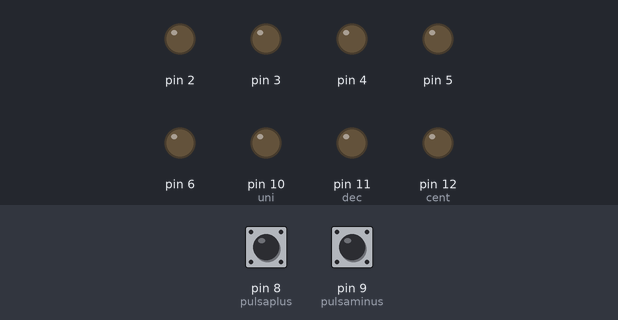
Simulated run of this sketch. Board: Arduino Uno, built with avr-gcc and run on an emulated ATmega328P. Parts: output pins drawn as LEDs (lit = HIGH). Dashed ring = blinking. The test bench sets the inputs (shaded band); at power-on: pin 8 (pulsaplus) LOW, pin 9 (pulsaminus) LOW.

Above: at 1.2 s.
1.3 s: pin 8 (pulsaplus) pulled HIGH for 1 s
At 3.6 s:
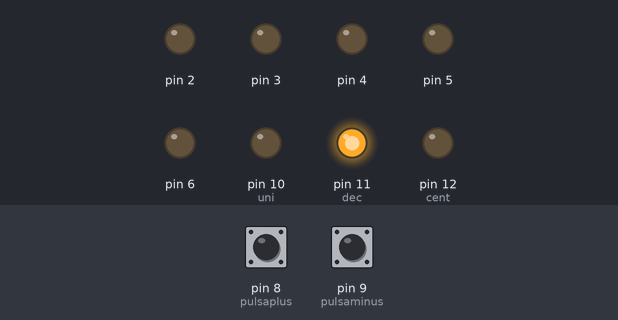
4.3 s: pin 8 (pulsaplus) pulled HIGH for 0.15 s
At 4.4 s:
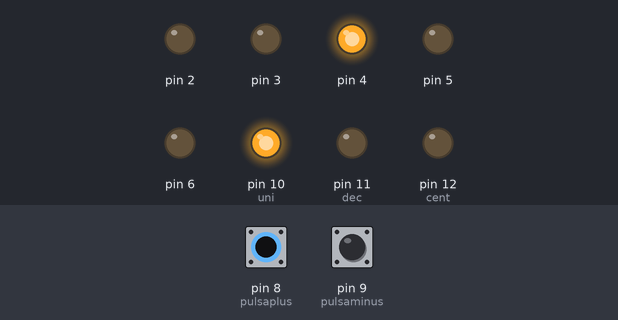
6.0 s: pin 9 (pulsaminus) pulled HIGH for 3.2 s
At 6.1 s:
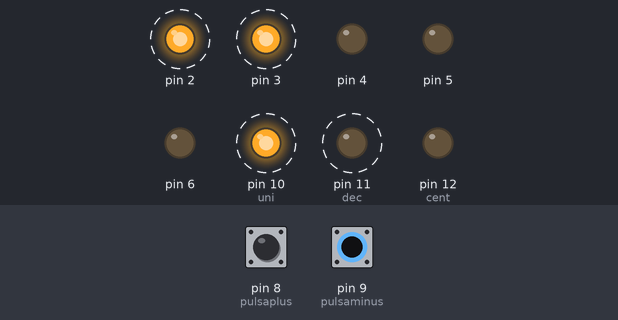
10.7 s: pin 8 (pulsaplus) pulled HIGH for 3.2 s
At 12.4 s:
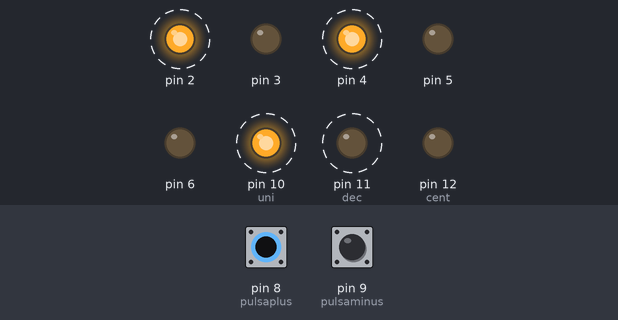
15.4 s: pin 8 (pulsaplus) pulled HIGH for 0.15 s
At 15.5 s:
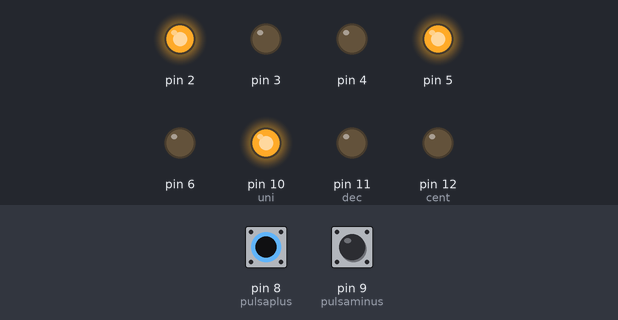
17.1 s: pin 8 (pulsaplus) pulled HIGH for 0.15 s
At 18.7 s:
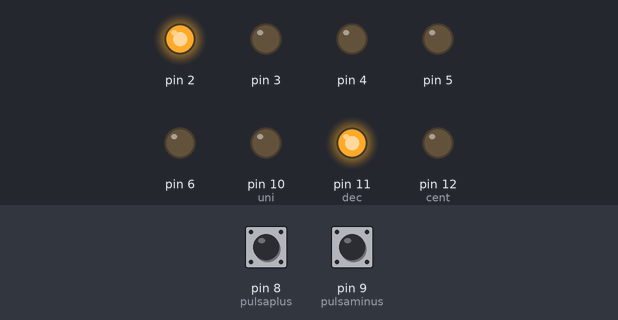
Timing chart, 0 to 19.8 s (numbered marks = the images above; inputs shaded):
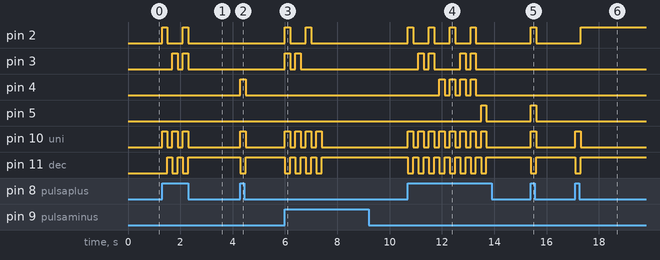

Measured:
- after the input at 1.3 s, pin 2: alternates HIGH for 0.20 s and LOW for 0.60 s, 4 changes in all, then stays LOW, starting at once; pin 3: alternates HIGH for 0.20 s and LOW for 0.20 s, 4 changes in all, then stays LOW, starting after 0.40 s
- after the input at 4.3 s, pin 4, pin 10 (uni): LOW → HIGH at once, → LOW 0.20 s later; pin 11 (dec): HIGH → LOW at once, → HIGH 0.20 s later
- after the input at 6.0 s, pin 2: alternates HIGH for 0.20 s and LOW for 0.60 s, 4 changes in all, then stays LOW, starting at once; pin 3: alternates HIGH for 0.20 s and LOW for 0.20 s, 4 changes in all, then stays LOW, starting at once
- after the input at 10.7 s, pin 2: alternates HIGH for 0.20 s and LOW for 0.60 s, 8 changes in all, then stays LOW, starting at once; pin 3: LOW → HIGH after 0.40 s, → LOW 0.20 s later, → HIGH 0.20 s later, → LOW 0.20 s later, … (8 changes in this stretch)
- after the input at 15.4 s, pin 2, pin 5, pin 10 (uni): LOW → HIGH at once, → LOW 0.20 s later; pin 11 (dec): HIGH → LOW at once, → HIGH 0.20 s later
- after the input at 17.1 s, pin 2: LOW → HIGH after 0.20 s; pin 10 (uni): LOW → HIGH at once, → LOW 0.20 s later; pin 11 (dec): HIGH → LOW at once, → HIGH 0.20 s later

The sketch:

contadorascendescen.ino
```cpp
/*
   Deber
  Realizar un programa que medienta un pulsador se aumente el valor de
  un contador (1 al 40) y mediante otro pulsador se reste ese valor.
  Configuracion
  Nombre: Luis Farinango
  Estructuras de programacion
  pinMode(pin,MODO),PIN 0-13
          MODO.INPUt Y OUTPUT
  delay
*/
int pulsaplus = 8 ; //pin para pulsador de aumento
int pulsaminus = 9 ; //pin  para pulsador de decremento
int j;//varible para contador
int i;//variable para contador
int dec = 11;//pines de control de cambio de unidades
int uni = 10;//pines de control de cambio de unidades
int cent = 12; //pines de control de cambio de unidades
int decenas;//variables auxiliares para cambio de unidades
int unidades ;//variables auxiliares para cambio de unidades
int centenas ;//variables auxiliares para cambio de unidades
void setup() {//-----------------------------------------------------------------------------------------------------------------------------------------------------
  for (int i = 2; i <= 6; i++) { // inicializacion de los pines de salida para los bits respectivos
    pinMode(i, OUTPUT);
  }// inicializacion de los pines de salida para los bits respectivos
  i = 0;//se inicializa el contador en cero
  j = 0;//se inicializa el recorrido de bits  en cero
  pinMode(dec, OUTPUT);//pines de salida para control multiplexado de display
  pinMode(uni, OUTPUT);//pines de salida para control multiplexado de display
  pinMode(cent, OUTPUT);//pines de salida para control multiplexado de display
  pinMode(pulsaplus, INPUT);//pin de entrada para aumentar valores
  pinMode(pulsaminus, INPUT);//pin de entrada  para disminuir valores
}
void encendido(int cont)// ---------------------------------------------------------------------------------------------------------------------------------------------
{ //metodo para encendido de displays,entra la variable cont que sera el contador
  for (int i = 2; i <= 6; i++) {//recorre las posiciones de los pines  declarados
    digitalWrite(i, cont % 2);//en la posicion del contador realiza la operacion modulo de los numeros provenientes del contador para activar los pines correspondienntes
    cont = cont / 2;//divide cont sobre dos para la siguente posicion
  }
}//fin del metodo
void apagado(int cont) {//metodo para apagado de displays,entra la variable cont que sera el contador
  for (int i = 2; i <= 6; i++) {//recorre las posiciones de los pines  declarados
    digitalWrite(i, cont % 2);//en la posicion del contador realiza la operacion modulo de los numeros provenientes del contador para activar los pines correspondienntes
    cont = cont / 2;//divide cont sobre dos para la siguente posicion
  }
}//fin del metodo
void loop() {//----------------------------------------------------------------------------------------------------------
  //###########################################################################
  if (digitalRead(pulsaplus) == HIGH) {//condicion para cuando se presiona el pulsador que aumentara el contador
    if (j < 40) {//se continuara el ciclo hasta que el contador llegue a 40
      j++;//si se cumple la condicon se aumenta el numero del contador
      decenas = j / 10; //calculo de las decenas
      unidades = (j - decenas * 10); //calculo de unidades
      digitalWrite(uni, HIGH);//alimentacion del display correspondiente a unidades
      digitalWrite(dec, LOW);//no se debe activar el display de decenas
      encendido(unidades);//llamado del metodo para encender el display
      delay(200);//retraso para no sobrecargar el sistema
      digitalWrite(uni, LOW);//no se debe activar el dispaly de unidades
      digitalWrite(dec, HIGH);//alimentacion del display correspondente a decenas
      encendido(decenas);//llamado del metodo para encender el display
      delay(200);//retraso para no sobrecargar el sistema
    }
    else {//instrucciones para cuando el contador sobrepase el 40 o llegue a ese numero
      j = j;//se mantiene el numero en el contador
      unidades = unidades;//se mantiene el numero en las unidades
      decenas = decenas;// se mantiene el numero en las decenas
    }
  }
  //###################################################################################################
  if (digitalRead(pulsaminus) == HIGH) {//condicion para cuando se presiona el puslador que decrementara el contador
    if (j > 0 && j <= 40) {//el intervalo donde se restara sera cuando el contador este entre mayor que 0 y 40
      j--;//el contador dismuinira
      decenas = j / 10; //calculo de las decenas
      unidades = (j - decenas * 10); //calculo de unidades
      digitalWrite(uni, HIGH);//alimentacion del display correspondiente a unidades
      digitalWrite(dec, LOW);//no se debe activar el display de decenas
      apagado(unidades);//llamado del metodo para apagar el display
      delay(200);//retraso para no sobrecargar el sistema
      digitalWrite(uni, LOW);//no se debe activar el display de unidades
      digitalWrite(dec, HIGH);//alimentacion del display correspondiente a decenas
      apagado(decenas);//llamado del metodo para apagar el display
      delay(200);//retraso para no sobrecargar el sistema
    }
    else {//instrucciones para cuando el contador llegue a cero
      j = 0;// se iguala a cero para terminar el ciclo
      unidades = 0;// se iguala a cero para terminar el ciclo
      decenas = 0;// se iguala a cero para terminar el ciclo
    }
  }
}
```
